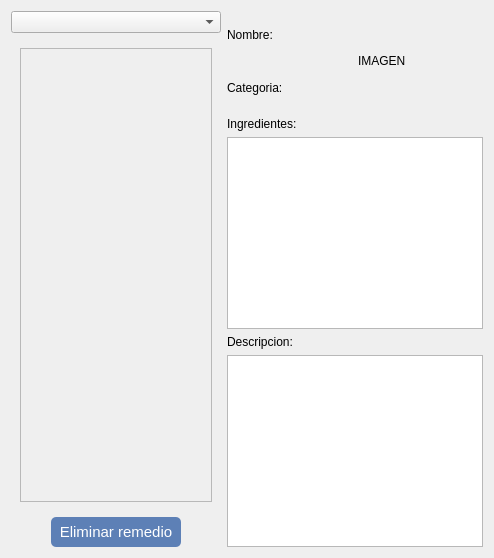
              <widget class="QWidget" name="page_9">
               <layout class="QGridLayout" name="gridLayout_43">
                <item row="0" column="0" rowspan="4">
                 <layout class="QVBoxLayout" name="verticalLayout_43">
                  <item>
                   <widget class="QComboBox" name="comboBox_eliminarREmedios"/>
                  </item>
                  <item>
                   <widget class="QWidget" name="widget_6" native="true">
                    <layout class="QGridLayout" name="gridLayout_26">
                     <item row="0" column="0">
                      <widget class="QScrollArea" name="scrollArea_6">
                       <property name="widgetResizable">
                        <bool>true</bool>
                       </property>
                       <widget class="QWidget" name="scrollAreaWidgetContents_6">
                        <property name="geometry">
                         <rect>
                          <x>0</x>
                          <y>0</y>
                          <width>20</width>
                          <height>20</height>
                         </rect>
                        </property>
                        <layout class="QGridLayout" name="gridLayout_27">
                         <item row="0" column="0">
                          <layout class="QGridLayout" name="listatips_4"/>
                         </item>
                        </layout>
                       </widget>
                      </widget>
                     </item>
                    </layout>
                   </widget>
                  </item>
                 </layout>
                </item>
                <item row="0" column="1">
                 <layout class="QGridLayout" name="gridLayout_19">
                  <item row="0" column="0">
                   <widget class="QLabel" name="label_nomRemedioEli_3">
                    <property name="text">
                     <string>Nombre:</string>
                    </property>
                   </widget>
                  </item>
                  <item row="0" column="1">
                   <widget class="QLabel" name="label_nomRemedioEli">
                    <property name="text">
                     <string/>
                    </property>
                   </widget>
                  </item>
                 </layout>
                </item>
                <item row="0" column="2" rowspan="2">
                 <widget class="QLabel" name="label_imagEli">
                  <property name="minimumSize">
                   <size>
                    <width>0</width>
                    <height>100</height>
                   </size>
                  </property>
                  <property name="text">
                   <string>IMAGEN</string>
                  </property>
                 </widget>
                </item>
                <item row="1" column="1">
                 <layout class="QGridLayout" name="gridLayout_20">
                  <item row="0" column="0">
                   <widget class="QLabel" name="label_CategoriaEli_2">
                    <property name="text">
                     <string>Categoria:</string>
                    </property>
                   </widget>
                  </item>
                  <item row="0" column="1">
                   <widget class="QLabel" name="label_CategoriaEli">
                    <property name="text">
                     <string/>
                    </property>
                   </widget>
                  </item>
                 </layout>
                </item>
                <item row="2" column="1" colspan="2">
                 <layout class="QVBoxLayout" name="verticalLayout_25">
                  <item>
                   <widget class="QLabel" name="label__ingredientes">
                    <property name="text">
                     <string>Ingredientes:</string>
                    </property>
                   </widget>
                  </item>
                  <item>
                   <widget class="QPlainTextEdit" name="plainTextEdit_IngredientesEli"/>
                  </item>
                 </layout>
                </item>
                <item row="3" column="1" rowspan="2" colspan="2">
                 <layout class="QVBoxLayout" name="verticalLayout_26">
                  <item>
                   <widget class="QLabel" name="label__descipcion">
                    <property name="text">
                     <string>Descripcion:</string>
                    </property>
                   </widget>
                  </item>
                  <item>
                   <widget class="QPlainTextEdit" name="plainTextEdit_procedimientoEli"/>
                  </item>
                 </layout>
                </item>
                <item row="4" column="0">
                 <layout class="QHBoxLayout" name="horizontalLayout_61">
                  <item>
                   <spacer name="horizontalSpacer_85">
                    <property name="orientation">
                     <enum>Qt::Horizontal</enum>
                    </property>
                    <property name="sizeHint" stdset="0">
                     <size>
                      <width>40</width>
                      <height>20</height>
                     </size>
                    </property>
                   </spacer>
                  </item>
                  <item>
                   <widget class="QPushButton" name="pushButton_eliminarRemedio">
                    <property name="minimumSize">
                     <size>
                      <width>130</width>
                      <height>30</height>
                     </size>
                    </property>
                    <property name="font">
                     <font>
                      <family>MS Shell Dlg 2</family>
                      <pointsize>11</pointsize>
                      <weight>50</weight>
                      <italic>false</italic>
                      <bold>false</bold>
                     </font>
                    </property>
                    <property name="styleSheet">
                     <string notr="true">border:solid 1px #5d80b6;
border-radius:5px;
background-color: #5d80b6;
color: white;
font: 11pt &quot;MS Shell Dlg 2&quot;;</string>
                    </property>
                    <property name="text">
                     <string>Eliminar remedio</string>
                    </property>
                   </widget>
                  </item>
                  <item>
                   <spacer name="horizontalSpacer_86">
                    <property name="orientation">
                     <enum>Qt::Horizontal</enum>
                    </property>
                    <property name="sizeHint" stdset="0">
                     <size>
                      <width>40</width>
                      <height>20</height>
                     </size>
                    </property>
                   </spacer>
                  </item>
                 </layout>
                </item>
               </layout>
              </widget>
